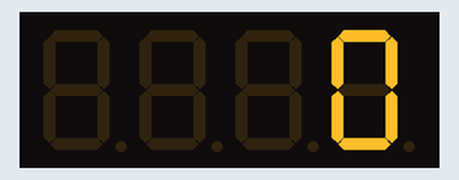
This sketch was run on a simulated ATtiny85, built with avr-gcc and run on an emulated ATtiny85. On the bench: 4-digit seven-segment display.

Above: at 0.13 s.
At 5.0 s:
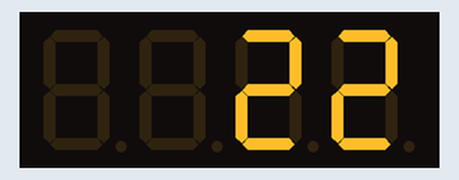
At 9.87 s:
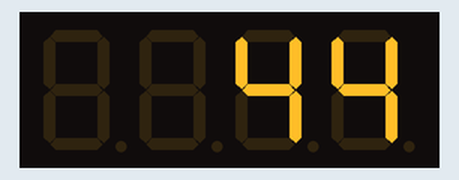
At 19.84 s:
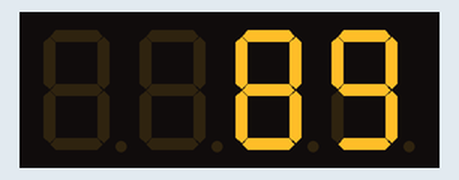
At 29.8 s:
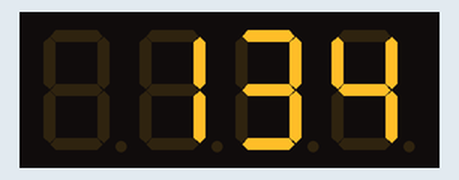
At 39.77 s:
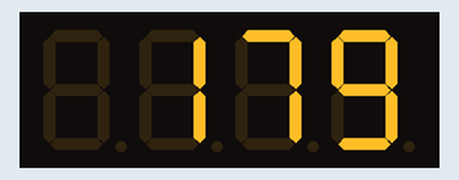

The sketch:

Digispark-and-ATTiny85-and-UnoR3-TM1637-digital-counter-OK.ino
```cpp
// http://www.mikroblog.net/arduino/arduino-code/tm1637-display-example.php
// lib used: https://github.com/avishorp/TM1637
// Same code compiles/works fine for : Digispark, Uno R3, ATTiny85 (yet to test for others like Nano, Pro mini etc.)

#include "TM1637Display.h"

// Uno Pin2 - Data
// Uno Pin3 - CLK
// for digispark, Pin mapping is from actual number X to PBX, (X doesnot refer to attiny85's  physical pin based on IC pin numbering)

const int CLK = 4; //Set the CLK pin connection to the display  //here 4 indicates PB4 on digispark
const int DIO = 3; //Set the DIO pin connection to the display  //     3 indicates PB3 on digispark

int numCounter = 0;

TM1637Display display(CLK, DIO); //set up the 4-Digit Display.

void setup()
{
  display.setBrightness(0x0a); //set the diplay to maximum brightness
}


void loop()
{
  for(numCounter = 0; numCounter < 1000; numCounter++) //Iterate numCounter
  {
    display.showNumberDec(numCounter); //Display the numCounter value;
    delay(200);
  }
}
```
